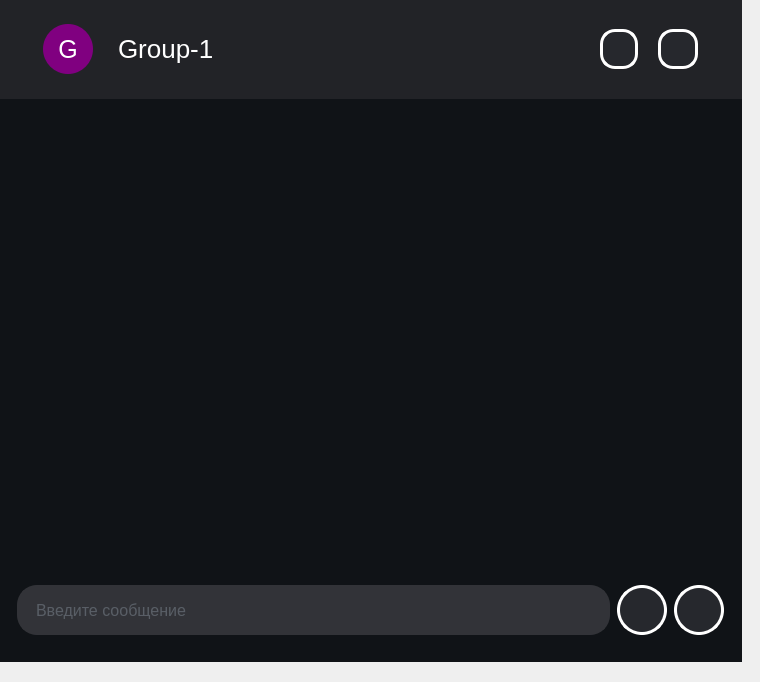
<?xml version="1.0" encoding="UTF-8"?>
<ui version="4.0">
 <class>Chat</class>
 <widget class="QWidget" name="Chat">
  <property name="geometry">
   <rect>
    <x>0</x>
    <y>0</y>
    <width>760</width>
    <height>682</height>
   </rect>
  </property>
  <property name="windowTitle">
   <string>Form</string>
  </property>
  <widget class="QFrame" name="MAIN">
   <property name="geometry">
    <rect>
     <x>-10</x>
     <y>-10</y>
     <width>761</width>
     <height>681</height>
    </rect>
   </property>
   <layout class="QHBoxLayout" name="MAIN_ChatLayout" stretch="0">
    <property name="spacing">
     <number>0</number>
    </property>
    <item>
     <widget class="QFrame" name="Column">
      <property name="sizePolicy">
       <sizepolicy hsizetype="Preferred" vsizetype="Preferred">
        <horstretch>10</horstretch>
        <verstretch>0</verstretch>
       </sizepolicy>
      </property>
      <property name="minimumSize">
       <size>
        <width>50</width>
        <height>50</height>
       </size>
      </property>
      <property name="styleSheet">
       <string notr="true">background-color:rgba(16,19,23,255);</string>
      </property>
      <layout class="QVBoxLayout" name="verticalLayout_2" stretch="0,8,1">
       <property name="spacing">
        <number>20</number>
       </property>
       <property name="leftMargin">
        <number>0</number>
       </property>
       <property name="topMargin">
        <number>0</number>
       </property>
       <property name="rightMargin">
        <number>0</number>
       </property>
       <item>
        <widget class="QFrame" name="TopBar_2">
         <property name="sizePolicy">
          <sizepolicy hsizetype="Preferred" vsizetype="Preferred">
           <horstretch>0</horstretch>
           <verstretch>0</verstretch>
          </sizepolicy>
         </property>
         <property name="minimumSize">
          <size>
           <width>0</width>
           <height>100</height>
          </size>
         </property>
         <property name="styleSheet">
          <string notr="true">background-color:rgba(34,35,39,255);</string>
         </property>
         <layout class="QHBoxLayout" name="TopBar">
          <property name="leftMargin">
           <number>35</number>
          </property>
          <property name="rightMargin">
           <number>35</number>
          </property>
          <item alignment="Qt::AlignLeft">
           <widget class="QFrame" name="UserIconAndNickInChat">
            <layout class="QHBoxLayout" name="LogoAndNickName">
             <property name="spacing">
              <number>25</number>
             </property>
             <item>
              <widget class="QPushButton" name="UsersLogoinChat">
               <property name="sizePolicy">
                <sizepolicy hsizetype="Fixed" vsizetype="Fixed">
                 <horstretch>0</horstretch>
                 <verstretch>0</verstretch>
                </sizepolicy>
               </property>
               <property name="cursor">
                <cursorShape>PointingHandCursor</cursorShape>
               </property>
               <property name="styleSheet">
                <string notr="true">background-color:purple;
width:50px;
height:50px;
border-radius:25px;
color:White;
font-size:25px;
text-align:center;
</string>
               </property>
               <property name="text">
                <string>G</string>
               </property>
              </widget>
             </item>
             <item>
              <widget class="QLabel" name="UsersNickInChat">
               <property name="sizePolicy">
                <sizepolicy hsizetype="Fixed" vsizetype="Fixed">
                 <horstretch>0</horstretch>
                 <verstretch>0</verstretch>
                </sizepolicy>
               </property>
               <property name="minimumSize">
                <size>
                 <width>50</width>
                 <height>50</height>
                </size>
               </property>
               <property name="styleSheet">
                <string notr="true">font-size:26px;
color:white;</string>
               </property>
               <property name="text">
                <string>Group-1</string>
               </property>
              </widget>
             </item>
            </layout>
           </widget>
          </item>
          <item>
           <widget class="QFrame" name="CallAndInfoButtons">
            <property name="sizePolicy">
             <sizepolicy hsizetype="Fixed" vsizetype="Fixed">
              <horstretch>0</horstretch>
              <verstretch>0</verstretch>
             </sizepolicy>
            </property>
            <layout class="QHBoxLayout" name="horizontalLayout_5">
             <property name="spacing">
              <number>20</number>
             </property>
             <item>
              <widget class="QPushButton" name="CallButton">
               <property name="sizePolicy">
                <sizepolicy hsizetype="Fixed" vsizetype="Fixed">
                 <horstretch>0</horstretch>
                 <verstretch>0</verstretch>
                </sizepolicy>
               </property>
               <property name="minimumSize">
                <size>
                 <width>30</width>
                 <height>30</height>
                </size>
               </property>
               <property name="maximumSize">
                <size>
                 <width>40</width>
                 <height>40</height>
                </size>
               </property>
               <property name="cursor">
                <cursorShape>PointingHandCursor</cursorShape>
               </property>
               <property name="styleSheet">
                <string notr="true">background-color:rgba(38,40,45,255);
border:none;
border-radius:15%;
border:3px solid white;</string>
               </property>
               <property name="text">
                <string/>
               </property>
               <property name="icon">
                <iconset resource="../res-rec.qrc">
                 <normaloff>:/icons/icon/call_46dp_FFFFFF_FILL0_wght400_GRAD0_opsz48.svg</normaloff>:/icons/icon/call_46dp_FFFFFF_FILL0_wght400_GRAD0_opsz48.svg</iconset>
               </property>
               <property name="iconSize">
                <size>
                 <width>30</width>
                 <height>30</height>
                </size>
               </property>
              </widget>
             </item>
             <item>
              <widget class="QPushButton" name="InfoButton">
               <property name="sizePolicy">
                <sizepolicy hsizetype="Fixed" vsizetype="Fixed">
                 <horstretch>0</horstretch>
                 <verstretch>0</verstretch>
                </sizepolicy>
               </property>
               <property name="minimumSize">
                <size>
                 <width>40</width>
                 <height>40</height>
                </size>
               </property>
               <property name="maximumSize">
                <size>
                 <width>40</width>
                 <height>40</height>
                </size>
               </property>
               <property name="cursor">
                <cursorShape>PointingHandCursor</cursorShape>
               </property>
               <property name="styleSheet">
                <string notr="true">background-color:rgba(38,40,45,255);
border:none;
border-radius:15%;
border:3px solid white;</string>
               </property>
               <property name="text">
                <string/>
               </property>
               <property name="icon">
                <iconset resource="../res-rec.qrc">
                 <normaloff>:/icons/icon/info_46dp_FFFFFF_FILL0_wght400_GRAD0_opsz48.svg</normaloff>:/icons/icon/info_46dp_FFFFFF_FILL0_wght400_GRAD0_opsz48.svg</iconset>
               </property>
               <property name="iconSize">
                <size>
                 <width>30</width>
                 <height>30</height>
                </size>
               </property>
              </widget>
             </item>
            </layout>
           </widget>
          </item>
         </layout>
        </widget>
       </item>
       <item>
        <widget class="QFrame" name="MessahesInChat">
         <layout class="QVBoxLayout" name="verticalLayout_5">
          <property name="leftMargin">
           <number>45</number>
          </property>
          <property name="rightMargin">
           <number>45</number>
          </property>
          <item>
           <widget class="QListWidget" name="ChatScroll">
            <property name="styleSheet">
             <string notr="true">QListWidget {
border:none;
}


QListWidget::item
{
    background:none; 
}
QListWidget::item:selected
{
    background: none;
}

QScrollBar:vertical {
           border:none;
            width:10px;
             height:20px;
                                                            
  }
                                                        
 QScrollBar::up-arrow:vertical, QScrollBar::down-arrow:vertical
 {
         heigth:0;
 }
QScrollBar::add-page:vertical, QScrollBar::sub-page:vertical
 {
               background: none;
 }
  QScrollBar::add-line:vertical {
               height: 0px;
  }
 QScrollBar::sub-line:vertical {
 				height: 0px;
 }
QScrollBar::handle:vertical {
               background: orange;
                min-height:10px;
                 border-radius: 5px;
 }</string>
            </property>
            <property name="verticalScrollBarPolicy">
             <enum>Qt::ScrollBarAsNeeded</enum>
            </property>
           </widget>
          </item>
         </layout>
        </widget>
       </item>
       <item>
        <widget class="QFrame" name="ChatLayout">
         <property name="sizePolicy">
          <sizepolicy hsizetype="Preferred" vsizetype="Preferred">
           <horstretch>0</horstretch>
           <verstretch>0</verstretch>
          </sizepolicy>
         </property>
         <property name="minimumSize">
          <size>
           <width>0</width>
           <height>0</height>
          </size>
         </property>
         <layout class="QVBoxLayout" name="verticalLayout_7">
          <item>
           <widget class="QFrame" name="ChatInputLayout">
            <property name="sizePolicy">
             <sizepolicy hsizetype="Preferred" vsizetype="Preferred">
              <horstretch>0</horstretch>
              <verstretch>0</verstretch>
             </sizepolicy>
            </property>
            <layout class="QHBoxLayout" name="Chat_input">
             <property name="spacing">
              <number>7</number>
             </property>
             <item>
              <widget class="QLineEdit" name="Chat_input_">
               <property name="sizePolicy">
                <sizepolicy hsizetype="Preferred" vsizetype="Preferred">
                 <horstretch>0</horstretch>
                 <verstretch>0</verstretch>
                </sizepolicy>
               </property>
               <property name="minimumSize">
                <size>
                 <width>400</width>
                 <height>0</height>
                </size>
               </property>
               <property name="styleSheet">
                <string notr="true">QLineEdit {
 width:250px;
height:30px;
border: 2px solid #323338;
border-radius:20%;
background-repeat: no-repeat;
background-position: left;
background-color:#323338;
font-size:16px;
color:#808994;
text-align:left;
padding-left:15px;
}

QPushButton:hover {
background-color:#656c76;
color:black;
background-image: url(:/icons/icon/search_24dp_000000_FILL0_wght400_GRAD0_opsz24.svg); 
background-repeat: no-repeat;
background-position: left;
}</string>
               </property>
               <property name="text">
                <string/>
               </property>
               <property name="placeholderText">
                <string>Введите сообщение</string>
               </property>
              </widget>
             </item>
             <item>
              <widget class="QPushButton" name="Attcahment_button">
               <property name="sizePolicy">
                <sizepolicy hsizetype="Fixed" vsizetype="Fixed">
                 <horstretch>0</horstretch>
                 <verstretch>0</verstretch>
                </sizepolicy>
               </property>
               <property name="minimumSize">
                <size>
                 <width>50</width>
                 <height>50</height>
                </size>
               </property>
               <property name="maximumSize">
                <size>
                 <width>50</width>
                 <height>50</height>
                </size>
               </property>
               <property name="cursor">
                <cursorShape>PointingHandCursor</cursorShape>
               </property>
               <property name="styleSheet">
                <string notr="true">background-color:rgba(38,40,45,255);
border-radius:25%;
border:3px solid white;</string>
               </property>
               <property name="text">
                <string/>
               </property>
               <property name="icon">
                <iconset resource="../res-rec.qrc">
                 <normaloff>:/icons/icon/attach_file_46dp_FFFFFF_FILL0_wght400_GRAD0_opsz48.svg</normaloff>:/icons/icon/attach_file_46dp_FFFFFF_FILL0_wght400_GRAD0_opsz48.svg</iconset>
               </property>
               <property name="iconSize">
                <size>
                 <width>30</width>
                 <height>30</height>
                </size>
               </property>
              </widget>
             </item>
             <item>
              <widget class="QPushButton" name="Send_button">
               <property name="sizePolicy">
                <sizepolicy hsizetype="Fixed" vsizetype="Fixed">
                 <horstretch>0</horstretch>
                 <verstretch>0</verstretch>
                </sizepolicy>
               </property>
               <property name="minimumSize">
                <size>
                 <width>50</width>
                 <height>50</height>
                </size>
               </property>
               <property name="maximumSize">
                <size>
                 <width>50</width>
                 <height>50</height>
                </size>
               </property>
               <property name="cursor">
                <cursorShape>PointingHandCursor</cursorShape>
               </property>
               <property name="styleSheet">
                <string notr="true">background-color:rgba(38,40,45,255);
border-radius:25%;
border:3px solid white;</string>
               </property>
               <property name="text">
                <string/>
               </property>
               <property name="icon">
                <iconset resource="../res-rec.qrc">
                 <normaloff>:/icons/icon/send_30dp_FFFFFF_FILL0_wght400_GRAD0_opsz24.svg</normaloff>:/icons/icon/send_30dp_FFFFFF_FILL0_wght400_GRAD0_opsz24.svg</iconset>
               </property>
               <property name="iconSize">
                <size>
                 <width>30</width>
                 <height>30</height>
                </size>
               </property>
              </widget>
             </item>
            </layout>
           </widget>
          </item>
         </layout>
        </widget>
       </item>
      </layout>
     </widget>
    </item>
   </layout>
  </widget>
 </widget>
 <resources>
  <include location="../res-rec.qrc"/>
 </resources>
 <connections/>
</ui>
